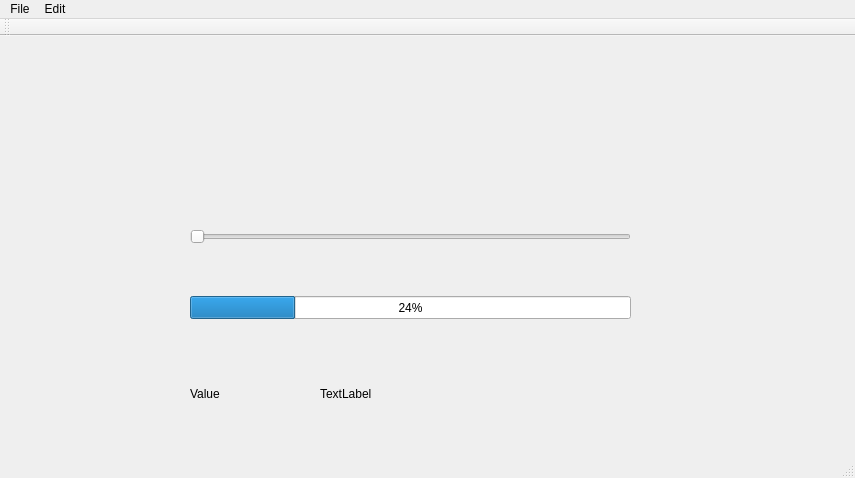
<?xml version="1.0" encoding="UTF-8"?>
<ui version="4.0">
 <class>MainWindow</class>
 <widget class="QMainWindow" name="MainWindow">
  <property name="geometry">
   <rect>
    <x>0</x>
    <y>0</y>
    <width>855</width>
    <height>478</height>
   </rect>
  </property>
  <property name="windowTitle">
   <string>MainWindow</string>
  </property>
  <widget class="QWidget" name="centralWidget">
   <widget class="QLabel" name="label">
    <property name="geometry">
     <rect>
      <x>320</x>
      <y>350</y>
      <width>59</width>
      <height>16</height>
     </rect>
    </property>
    <property name="text">
     <string>TextLabel</string>
    </property>
   </widget>
   <widget class="QLabel" name="label_2">
    <property name="geometry">
     <rect>
      <x>190</x>
      <y>350</y>
      <width>59</width>
      <height>16</height>
     </rect>
    </property>
    <property name="text">
     <string>Value</string>
    </property>
   </widget>
   <widget class="QProgressBar" name="progressBar">
    <property name="geometry">
     <rect>
      <x>190</x>
      <y>260</y>
      <width>441</width>
      <height>23</height>
     </rect>
    </property>
    <property name="value">
     <number>24</number>
    </property>
   </widget>
   <widget class="QSlider" name="horizontalSlider">
    <property name="geometry">
     <rect>
      <x>190</x>
      <y>190</y>
      <width>441</width>
      <height>22</height>
     </rect>
    </property>
    <property name="orientation">
     <enum>Qt::Horizontal</enum>
    </property>
   </widget>
  </widget>
  <widget class="QMenuBar" name="menuBar">
   <property name="geometry">
    <rect>
     <x>0</x>
     <y>0</y>
     <width>855</width>
     <height>22</height>
    </rect>
   </property>
   <widget class="QMenu" name="menuFile">
    <property name="title">
     <string>File</string>
    </property>
    <addaction name="actionNew_WIndow"/>
   </widget>
   <widget class="QMenu" name="menuEdit">
    <property name="title">
     <string>Edit</string>
    </property>
   </widget>
   <addaction name="menuFile"/>
   <addaction name="menuEdit"/>
  </widget>
  <widget class="QToolBar" name="mainToolBar">
   <attribute name="toolBarArea">
    <enum>TopToolBarArea</enum>
   </attribute>
   <attribute name="toolBarBreak">
    <bool>false</bool>
   </attribute>
  </widget>
  <widget class="QStatusBar" name="statusBar"/>
  <action name="actionNew_WIndow">
   <property name="text">
    <string>New WIndow</string>
   </property>
  </action>
 </widget>
 <layoutdefault spacing="6" margin="11"/>
 <resources/>
 <connections>
  <connection>
   <sender>horizontalSlider</sender>
   <signal>valueChanged(int)</signal>
   <receiver>progressBar</receiver>
   <slot>setValue(int)</slot>
   <hints>
    <hint type="sourcelabel">
     <x>239</x>
     <y>240</y>
    </hint>
    <hint type="destinationlabel">
     <x>282</x>
     <y>304</y>
    </hint>
   </hints>
  </connection>
  <connection>
   <sender>horizontalSlider</sender>
   <signal>valueChanged(int)</signal>
   <receiver>label</receiver>
   <slot>setNum(int)</slot>
   <hints>
    <hint type="sourcelabel">
     <x>371</x>
     <y>241</y>
    </hint>
    <hint type="destinationlabel">
     <x>360</x>
     <y>399</y>
    </hint>
   </hints>
  </connection>
 </connections>
</ui>
